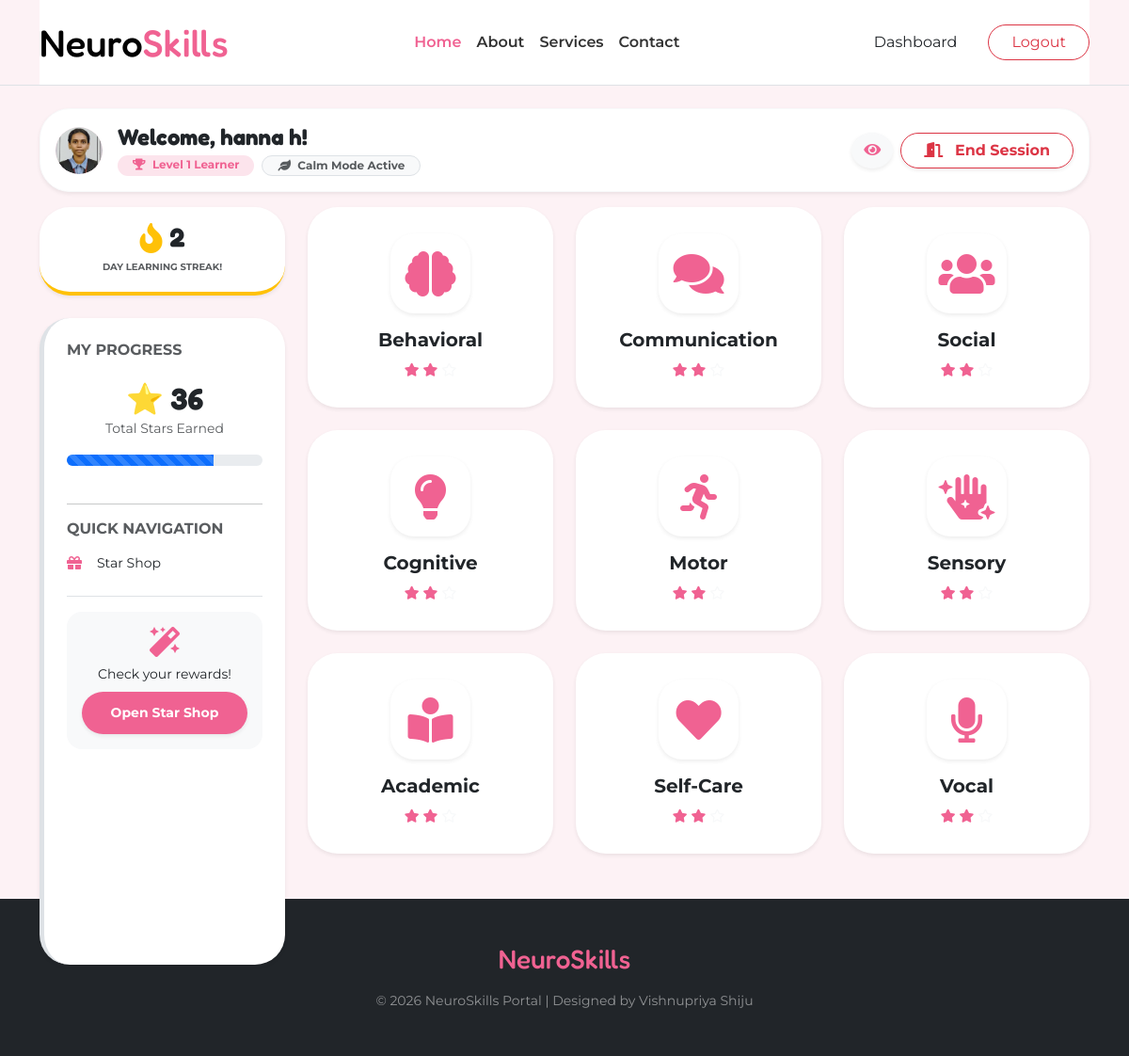
Screenshot of /dashboard/parent/skill-portal/8/ (signed in) with the database file from the repository.
### accounts/models.py (models this page shows, shortened)
class ChildProfile(models.Model):
    user = models.OneToOneField(
        settings.AUTH_USER_MODEL,
        on_delete=models.CASCADE,
        related_name='child_profile',
        null=True, # Allow null for old records
        blank=True
    )
    parent = models.ForeignKey(
        settings.AUTH_USER_MODEL,
        on_delete=models.CASCADE,
        related_name='children'
    )
    name = models.CharField(max_length=100)
    age = models.PositiveIntegerField()
    current_streak = models.PositiveIntegerField(
        default=0,
        help_text="Consecutive days of activity"
    )
    last_activity_date = models.DateField(
        null=True,
        blank=True,
        help_text="The last date a lesson was completed"
    )
    LEARNING_STYLES = (
        ('visual', 'Visual (Images/Videos)'),
        ('audio', 'Auditory (Sound/Music)'),
        ('kinesthetic', 'Activity-based (Interactive)'),
    )
    learning_style = models.CharField(max_length=20, choices=LEARNING_STYLES, default='visual')
    SENSORY_MODES = (
        ('low', 'Low Stimulation (Calm/Minimal)'),
        ('high', 'High Engagement (Vibrant/Active)'),
        ('neutral', 'Standard Mode'),
    )
    sensory_mode = models.CharField(max_length=20, choices=SENSORY_MODES, default='neutral')
    reward_preference = models.CharField(max_length=20, default='stars')
    diagnosis = models.CharField(max_length=150, blank=True, null=True, verbose_name="Primary Focus Area")
    notes = models.TextField(blank=True, verbose_name="Sensory Triggers or Notes")
    autism_percentage = models.FloatField(default=0.0)
    is_high_sensitivity = models.BooleanField(default=False)
    created_at = models.DateTimeField(auto_now_add=True)
    updated_at = models.DateTimeField(auto_now=True)
    relationship_to_child = models.CharField(max_length=50, blank=True)
    gender = models.CharField(max_length=20, blank=True)
    autism_level = models.CharField(max_length=50, blank=True) # Mild, Moderate, Severe
    diagnosis_type = models.CharField(max_length=50, blank=True) # Autism, ADHD, Both
    interests = models.TextField(blank=True, help_text="Comma separated: Animals, Numbers, Music, Colors, Stories")
    sensory_sensitivity = models.TextField(blank=True)
    child_photo = models.ImageField(upload_to='child_photos/', null=True, blank=True)

### accounts/views.py (the view)
# urls.py: path('dashboard/parent/skill-portal/<int:child_id>/', views.skill_selection_portal, name='skill_selection_portal'),
@login_required
def skill_selection_portal(request, child_id):
    child = get_object_or_404(ChildProfile, id=child_id)
    is_parent = (request.user.role == 'parent' and child.parent == request.user)
    is_the_child = (request.user.role == 'student' and request.user.username == child.user.username)
    if not (is_parent or is_the_child):
        return HttpResponseForbidden("You do not have permission to access this portal.")
    if child.autism_percentage >= 50 and request.user.role == 'student':
        messages.error(request, "This profile requires Assisted Launch. Please ask your parent to log in.")
        return redirect('login')
    request.session['active_child_id'] = child.id
    total_stars = ActivityProgress.objects.filter(child=child).aggregate(Sum('stars_earned'))['stars_earned__sum'] or 0
    skill_list = [
        {'slug': 'behavioral', 'name': 'Behavioral', 'icon': 'fa-brain'},
        {'slug': 'communication', 'name': 'Communication', 'icon': 'fa-comments'},
        {'slug': 'social', 'name': 'Social', 'icon': 'fa-users'},
        {'slug': 'cognitive', 'name': 'Cognitive', 'icon': 'fa-lightbulb'},
        {'slug': 'motor', 'name': 'Motor', 'icon': 'fa-running'},
        {'slug': 'sensory', 'name': 'Sensory', 'icon': 'fa-hand-sparkles'},
        {'slug': 'academic', 'name': 'Academic', 'icon': 'fa-book-reader'},
        {'slug': 'self_care', 'name': 'Self-Care', 'icon': 'fa-heart'},
        {'slug': 'vocal', 'name': 'Vocal', 'icon': 'fa-microphone'},
    ]
    return render(request, 'accounts/child/skill_portal.html', {
        'child': child,
        'skills': skill_list,
        'total_stars': total_stars,
        'is_assisted': (request.user.role == 'parent'), # Tell the template if parent is watching
    })

### accounts/templates/accounts/child/skill_portal.html (shortened to what this page needs)
{% extends "base.html" %}
{% load static %}
{% block content %}
<div class="child-portal-wrapper animate__animated animate__fadeIn">
    <div class="container pt-4 pb-3">
        <div class="d-flex justify-content-between align-items-center bg-white p-3 rounded-5 shadow-sm border border-light">
            <div class="d-flex align-items-center">
                <div class="avatar-circle me-3">
                    {% if child.child_photo %}
                        <img src="{{ child.child_photo.url }}" class="rounded-circle" style="width: 50px; height: 50px; object-fit: cover;">
                    {% else %}
                        <i class="fas fa-user-astronaut text-pink fa-lg"></i>
                    {% endif %}
                </div>
                <div>
                    <h4 class="mb-0 fw-bold text-dark">Welcome, {{ child.name }}!</h4>
                    <div class="d-flex gap-2 mt-1">
                        <span class="badge bg-soft-pink text-pink rounded-pill px-3">
                            <i class="fas fa-trophy me-1"></i> Level 1 Learner
                        </span>
                        <span id="uiModeBadge" class="badge bg-light text-muted border rounded-pill px-3">
                            <i class="fas fa-leaf me-1"></i> Calm Mode Active
                        </span>
                    </div>
                </div>
            </div>
            <div class="d-flex gap-2">
                <button onclick="toggleSensoryMode()" class="btn btn-light rounded-circle shadow-sm" title="Toggle Sensory Mode">
                    <i class="fas fa-eye text-pink"></i>
                </button>
                <a href="{% url 'exit_child_gate' %}" class="btn btn-outline-danger rounded-pill px-4 fw-bold shadow-sm">
                    <i class="fas fa-door-open me-2"></i>
                    {% if request.user.role == 'parent' %}End Session{% else %}Back to Home{% endif %}
                </a>
            </div>
        </div>
    </div>
    <div class="container">
        <div class="row g-4">
            <div class="col-lg-3 d-none d-lg-block">
                <div class="streak-card bg-white p-3 rounded-5 shadow-sm mb-4 border-bottom border-warning border-4 text-center animate__animated animate__pulse animate__infinite">
                    <div class="d-flex align-items-center justify-content-center gap-2">
                        <i class="fas fa-fire text-warning fa-2x"></i>
                        <h3 class="fw-bold text-dark mb-0">{{ child.current_streak }}</h3>
                    </div>
                    <small class="text-muted fw-bold text-uppercase" style="font-size: 10px;">Day Learning Streak!</small>
                </div>
                <div class="card border-0 shadow-sm rounded-5 p-4 h-100 bg-white border-start border-pink border-5">
                    <h6 class="fw-bold text-muted text-uppercase mb-4">My Progress</h6>
                    <div class="text-center mb-4">
                        <h2 class="fw-bold text-dark mb-0">⭐ {{ total_stars|default:"0" }}</h2>
                        <small class="text-muted">Total Stars Earned</small>
                        <div class="progress mt-3 rounded-pill" style="height: 12px;">
                            <div class="progress-bar bg-pink progress-bar-striped progress-bar-animated" role="progressbar" style="width: 75%"></div>
                        </div>
                    </div>
                    <hr>
                    <h6 class="fw-bold text-muted text-uppercase mb-3">Quick Navigation</h6>
                    <div class="schedule-list d-grid gap-3">
                        <a href="{% url 'reward_store' child.id %}" class="text-decoration-none s-item d-flex align-items-center gap-3">
                            <i class="fas fa-gift text-pink"></i>
                            <span class="small text-dark">Star Shop</span>
                        </a>
                        </div>
                    <div class="mt-4 pt-3 border-top text-center">
                        <div class="reward-entry-card bg-light p-3 rounded-4">
                            <i class="fas fa-magic text-pink fa-2x mb-2"></i>
                            <p class="small text-dark mb-2">Check your rewards!</p>
                            <a href="{% url 'reward_store' child.id %}" class="btn btn-pink btn-sm rounded-pill w-100 fw-bold shadow-sm">
                                Open Star Shop
                            </a>
                        </div>
                    </div>
                </div>
            </div>
            <div class="col-lg-9">
                <div class="row g-4 justify-content-center">
                    {% for skill in skills %}
                    <div class="col-6 col-md-4 animate__animated animate__zoomIn" style="animation-delay: {{ forloop.counter0 }}00ms;">
                        <a href="{% url 'skill_lessons_view' child.id skill.slug %}" class="skill-card-link text-decoration-none">
                            <div class="card skill-card border-0 shadow-sm rounded-5 h-100 text-center p-4">
                                <div class="icon-box mb-3 mx-auto shadow-sm bg-white">
                                    <i class="fas {{ skill.icon }} fa-3x text-pink"></i>
                                </div>
                                <h5 class="fw-bold text-dark mb-0">{{ skill.name }}</h5>
                                <div class="stars-wrapper mt-2">
                                    <i class="fas fa-star text-pink small"></i>
                                    <i class="fas fa-star text-pink small"></i>
                                    <i class="far fa-star text-light small"></i>
                                </div>
                            </div>
                        </a>
                    </div>
                    {% endfor %}
                </div>
            </div>
        </div>
    </div>
</div>
{% endblock %}

### accounts/templates/base.html (style rules this page uses)
:root { --primary-pink: #f06292; --deep-pink: #e91e63; --pure-white: #ffffff; --text-dark: #333333; }
body { font-family: 'Montserrat', sans-serif; background-color: var(--pure-white); }
h1, h2, h3, h4, .navbar-brand { font-family: 'Fredoka', sans-serif; }
.text-pink { color: var(--primary-pink) !important; }
.btn-pink { background-color: var(--primary-pink) !important; border: none !important; color: var(--pure-white) !important; border-radius: 50px; padding: 12px 30px; font-weight: 700; transition: 0.3s; display: inline-block; }
.bg-soft-pink { background-color: #fce4ec !important; }

### accounts/templates/accounts/child/skill_portal.html (style rules this page uses)
:root { --portal-bg: #fdf2f5; }
body { background-color: var(--portal-bg) !important; transition: 0.5s; }
.skill-card { transition: all 0.4s cubic-bezier(0.175, 0.885, 0.32, 1.275); border: 4px solid transparent !important; background-color: #ffffff; }
.icon-box { width: 85px; height: 85px; border-radius: 25px; display: flex; align-items: center; justify-content: center; }
.avatar-circle { width: 50px; height: 50px; background-color: #fce4ec; border-radius: 50%; display: flex; align-items: center; justify-content: center; overflow: hidden; }
.bg-soft-pink { background-color: #fce4ec; }
.text-pink { color: #f06292 !important; }
.btn-pink { background-color: #f06292; color: white; border: none; }

### rows the page displays
ChildProfile: child_photo (picture), name "hanna h", current_streak "2"

### other values shown
{{ total_stars|default:"0" }} "36"
{{ skill.name }} "Behavioral" "Communication" "Social" "Cognitive" "Motor" "Sensory" "Academic" "Self-Care" "Vocal"
